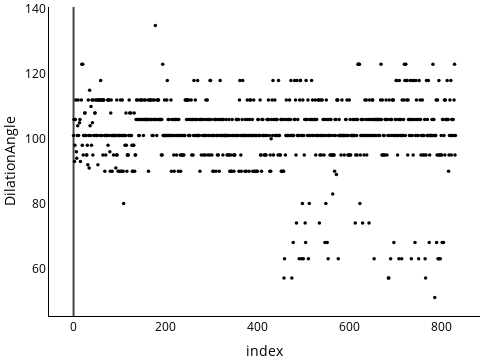

The notebook cell saved with this chart:
### Code cell
column = 'DilationAngle'
fig: go.Figure = go.Figure()
fig.add_trace(go.Scatter(
    y=data[column],
    mode='markers',
    marker=dict(size=3.5,color='black')))
fig.update_xaxes(
    title_text='index',
    showticklabels=True,
    zerolinecolor='#444',
    linecolor="#000000",
    showline=True)
fig.update_yaxes(
    title_text=column,
    showticklabels=True,
    zerolinecolor='#444',
    linecolor="#000000",
    showline=True)
fig.update_layout(
    plot_bgcolor="rgba(255,255,255,0)",
    font_color="rgba(0,0,0,1)",
    paper_bgcolor="rgba(255,255,255,0)",
    showlegend=False,
    width=480,
    height=360,
    margin=dict(l=0,r=0,b=0,t=0,pad=0))
fig.show()

### Figure 1 — Plotly figure (JSON) as saved in the notebook; plotly's stock layout.template omitted (floating-point values rounded to 4 significant figures; data arrays with more than 128 entries replaced by an {"elided": "..."} marker saying what was removed)
{"data": [{"marker": {"color": "black", "size": 3.5}, "mode": "markers", "type": "scatter", "y": {"elided": "832 int values"}}], "layout": {"font": {"color": "rgba(0,0,0,1)"}, "height": 360, "margin": {"b": 0, "l": 0, "pad": 0, "r": 0, "t": 0}, "paper_bgcolor": "rgba(255,255,255,0)", "plot_bgcolor": "rgba(255,255,255,0)", "showlegend": false, "width": 480, "xaxis": {"linecolor": "#000000", "showline": true, "showticklabels": true, "title": {"text": "index"}, "zerolinecolor": "#444"}, "yaxis": {"linecolor": "#000000", "showline": true, "showticklabels": true, "title": {"text": "DilationAngle"}, "zerolinecolor": "#444"}}}
